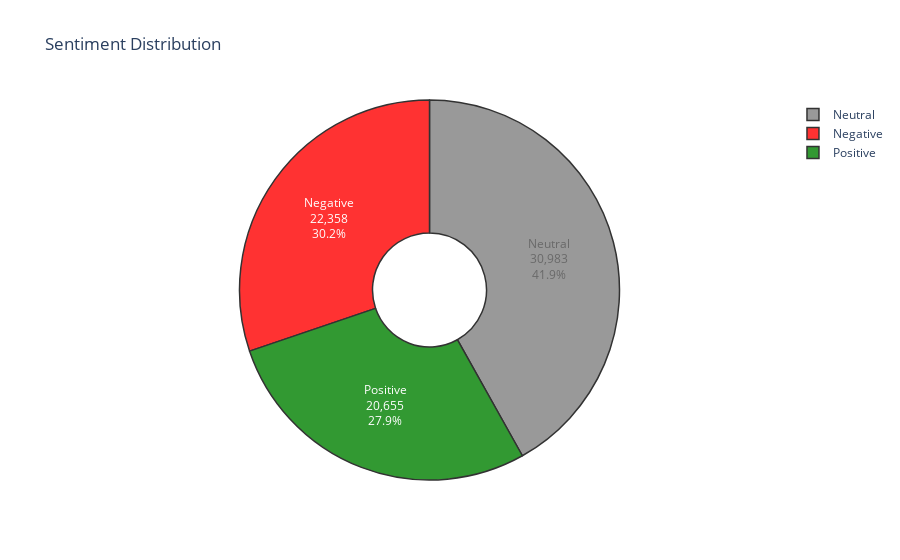

Here is the notebook cell this chart was saved with:
### Code cell
sentiment_counts = train_df['Sentiment'].value_counts().sort_index()
sentiment_labels = ['Negative', 'Neutral', 'Positive']
sentiment_colors = ['red', 'grey', 'green']
fig = go.Figure(data=[go.Pie(labels=sentiment_counts.index,
values=sentiment_counts.values,
textinfo='percent+value+label',
marker_colors=sentiment_colors,
textposition='auto',
hole=.3)])
fig.update_layout(
title_text='Sentiment Distribution',
template='plotly_white',
xaxis=dict(
title='Sources',
 ),
yaxis=dict(
title='Number of Posts in Twitter',
 )
)
fig.update_traces(marker_line_color='black',
marker_line_width=1.5,
opacity=0.8)
fig.show()

### Figure 1 — Plotly figure (JSON) as saved in the notebook; plotly's stock layout.template omitted (floating-point values rounded to 4 significant figures)
{"data": [{"hole": 0.3, "labels": ["Negative", "Neutral", "Positive"], "marker": {"colors": ["red", "grey", "green"], "line": {"color": "black", "width": 1.5}}, "opacity": 0.8, "textinfo": "percent+value+label", "textposition": "auto", "type": "pie", "values": [22358, 30983, 20655]}], "layout": {"title": {"text": "Sentiment Distribution"}, "xaxis": {"title": {"text": "Sources"}}, "yaxis": {"title": {"text": "Number of Posts in Twitter"}}}}
